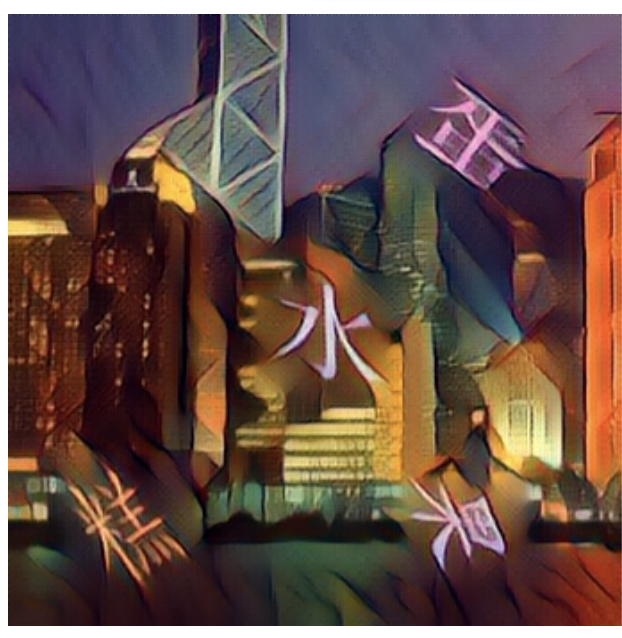
#> input picture Week02/cat.png, 622 x 638 px
$ jupyter execute --allow-errors connet_sql.ipynb
#> lines starting #> are read from the running program, lines starting #| are printed output that depends on the picture; after the words box and inside, x2 and y2 are one past the last pixel; in counts of white or black regions, pixels touching at a corner belong together
[cell 1]
import pymysql

dbinfo = {
    'host':'localhost',
    'port':3306,
    'user':'root',
    'password':'zx891225',
    'db':'testdb'

}
sqls = ['select 1','select version']

result = []
class Conndb(object):
    def __init__(self,dbinfo,sql):
        self.host = dbinfo['host']
        self.port = dbinfo['port']
        self.user = dbinfo['user']
        self.password = dbinfo['password']
        self.db = dbinfo['db']
        self.sqls = sqls

    def run(self):
        conn = pymysql.connect(
            host = self.host,
            port = self.port,
            user = self.user,
            password = self.password,
            database = self.db,
            charst = 'utf8mb4')
        cur = conn.cursor()
        try :
            for command in self.sqls():
                cur.execute(command)
                result.append(cur.fetchone())
            cur.close()
            cur.commit()

        except:
            conn.rollback()

        conn.close()

if __name__ == "__mian__":
    db = Conndb(dbinfo,sqls)
    db.run()
    print(result)

[cell 2]
from fake_useragent import UserAgent
#> (the rest of this cell did not finish here and is left out)

[cell 3]
import requests
#> (the rest of this cell did not finish here and is left out)

[cell 4]
import requests
#> (the rest of this cell did not finish here and is left out)

[cell 5]
import scrapy
class HttpbinSpider(scrapy.Spider):
    name = 'httpbin'
    allowed_domains = ['httpbin.org']
    star_urls = ['http://httpbin.org/ip']
    def parse(self,reponse):
        print(reponse.text)

[cell 6]
import os,configparser
conf = configparser.ConfigParser() #读取配置文件
#conf.read(configPath)
cur_path = os.path.dirname(os.path.realpath('sqlconfig.ini')) #读取配置文件目录
configPath = os.path.join(cur_path,'sqlconfig.ini')
print(configPath)
#option = conf.options('db')
#> (the rest of this cell did not finish here and is left out)

#> (a cell that did not finish here is left out)

#> (a cell that did not finish here is left out)

[cell 9]
from selenium import webdriver
import time
#> (the rest of this cell did not finish here and is left out)

#> (a cell that did not finish here is left out)

[cell 11]
from PIL import Image
import pytesseract
im = Image.open('cat.png')
#> im is the input picture: PIL image 622x638 RGBA; mean R, G, B, A 102.4, 79.1, 73.2, 255
im.show
#灰度图片
gray = im.convert('L')
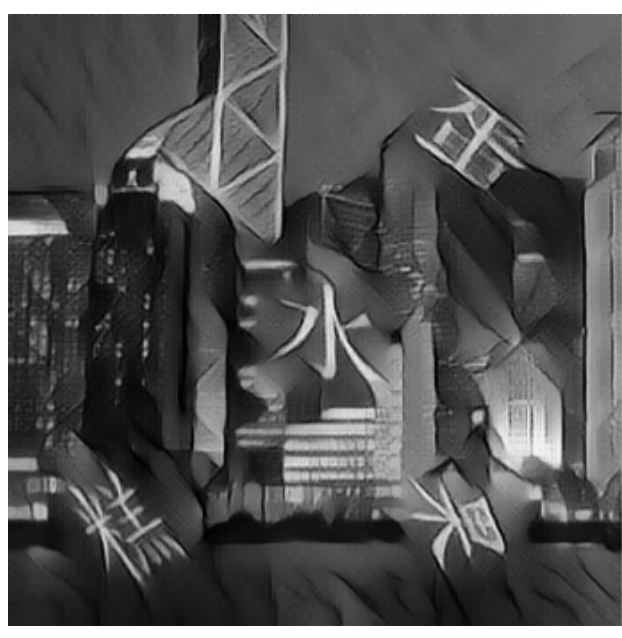
#> gray: PIL image 622x638 L; min 1, max 255, mean 85.4
gray.save('c_gray.jpg')
im.close()
#二维化
threshold=130
table = []

for i in range(256):
    if i < threshold:
        table.append(1)
    else:
        table.append(0)
out = gray.point(table,'1')
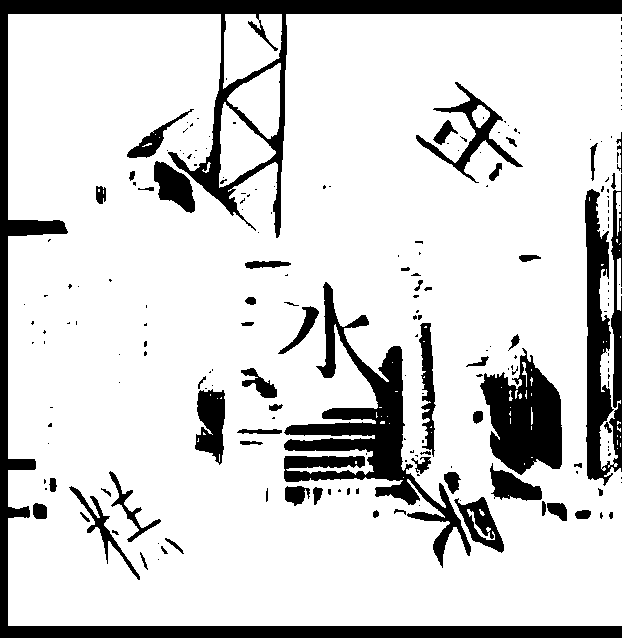
#> out: PIL image 622x638 1; 83% white; 212 black regions (151 under 20 px), largest, box (x1, y1, x2, y2) and area: (0, 0, 622, 638) 27021, (284, 282, 471, 568) 11283, (585, 174, 622, 486) 6917
out.save('d_gray.jpg')

th = Image.open('d_gray.jpg')
#print(pytesseract.image_to_string(th,lang = 'chi_sim+eng'))
